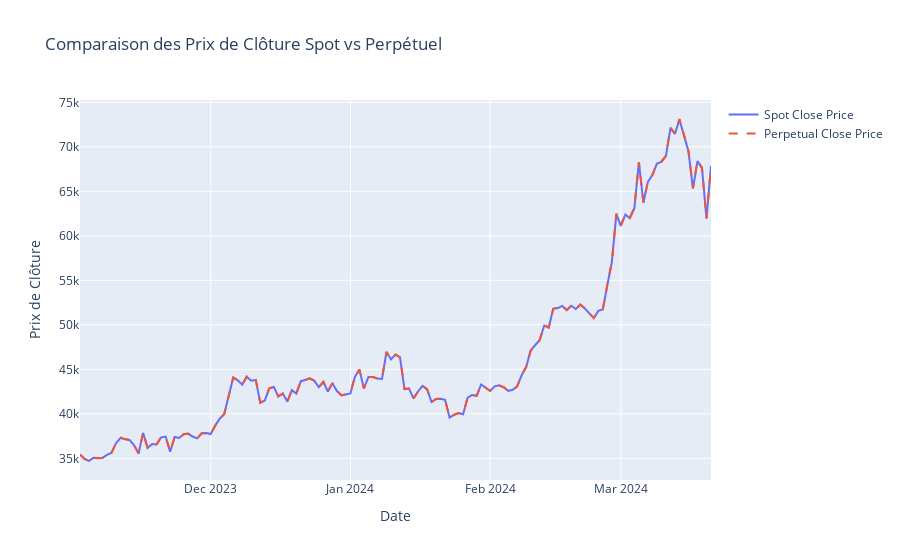

The notebook cell this image was saved under:
### Code cell
import numpy as np
import plotly.graph_objects as go

# Calculer les rendements quotidiens pour le spot et le perpétuel
df_spot['Daily Return'] = df_spot['Close'].pct_change()
df_perp['Daily Return'] = df_perp['Close'].pct_change()

# Statistiques descriptives des rendements
print("Statistiques descriptives pour le marché Spot:")
print(df_spot['Daily Return'].describe())
print("\nStatistiques descriptives pour le marché Perpétuel:")
print(df_perp['Daily Return'].describe())

# Volatilité (écart-type des rendements quotidiens)
volatility_spot = df_spot['Daily Return'].std()
volatility_perp = df_perp['Daily Return'].std()
print(f"\nVolatilité Spot: {volatility_spot}, Volatilité Perpétuelle: {volatility_perp}")

# Corrélation entre les prix de clôture spot et perpétuels
correlation = df_spot['Close'].corr(df_perp['Close'])
print(f"\nCorrélation entre les prix de clôture Spot et Perpétuel: {correlation}")


# Plot des prix de clôture Spot et Perpétuel

# Création du graphique
fig = go.Figure()

# Ajout de la trace pour les données Spot
fig.add_trace(go.Scatter(x=df_spot['Close Time'], y=df_spot['Close'],
                         mode='lines', name='Spot Close Price'))

# Ajout de la trace pour les données Perpétuelles
fig.add_trace(go.Scatter(x=df_perp['Close Time'], y=df_perp['Close'],
                         mode='lines', name='Perpetual Close Price',
                         line=dict(dash='dash')))

# Mise à jour du layout pour ajouter des titres et activer le zoom
fig.update_layout(title='Comparaison des Prix de Clôture Spot vs Perpétuel',
                  xaxis_title='Date',
                  yaxis_title='Prix de Clôture',
                  dragmode='zoom',  # Activer le zoom
                  hovermode='x unified')  # Afficher les informations au survol

fig.show()

### Figure 1 — Plotly figure (JSON) as saved in the notebook; plotly's stock layout.template omitted (floating-point values rounded to 4 significant figures; data arrays with more than 128 entries replaced by an {"elided": "..."} marker saying what was removed)
{"data": [{"mode": "lines", "name": "Spot Close Price", "type": "scatter", "x": {"elided": "141 str values"}, "y": {"elided": "141 float values"}}, {"line": {"dash": "dash"}, "mode": "lines", "name": "Perpetual Close Price", "type": "scatter", "x": {"elided": "141 str values"}, "y": {"elided": "141 float values"}}], "layout": {"dragmode": "zoom", "hovermode": "x unified", "title": {"text": "Comparaison des Prix de Clôture Spot vs Perpétuel"}, "xaxis": {"title": {"text": "Date"}}, "yaxis": {"title": {"text": "Prix de Clôture"}}}}
